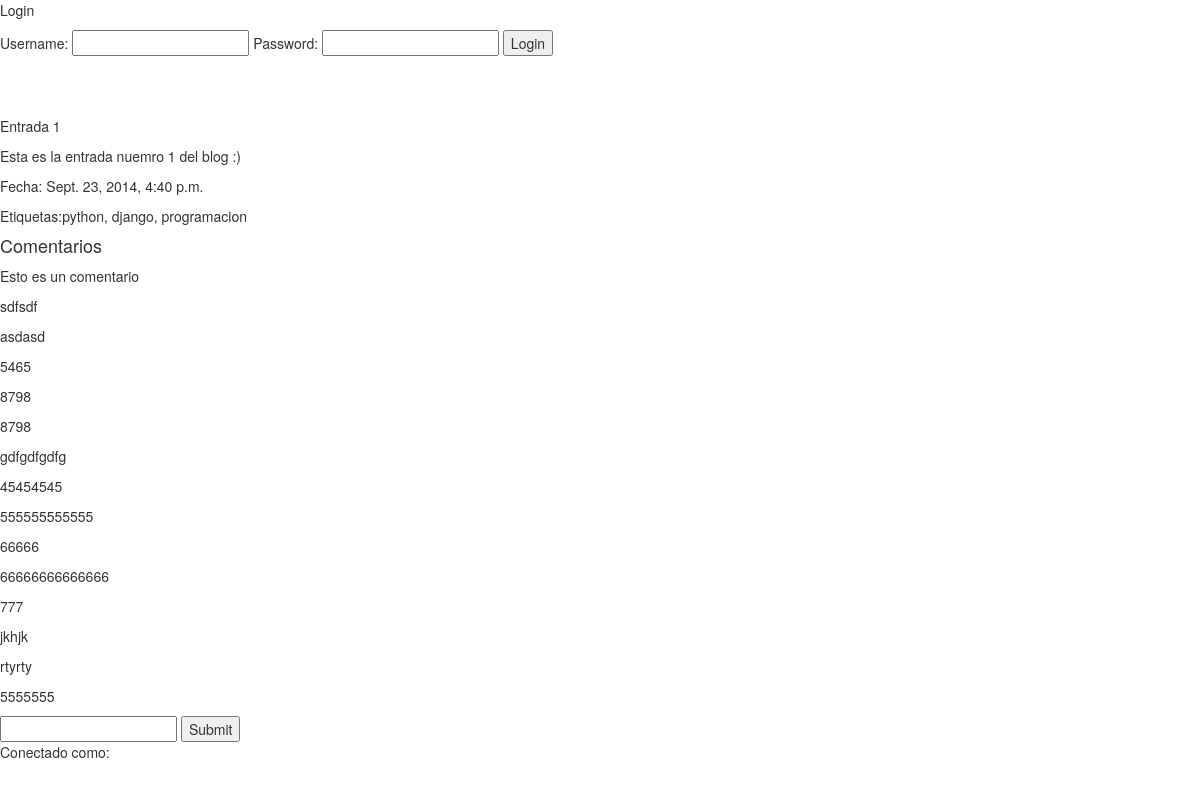
Before: /entradas/1 with the older database file.
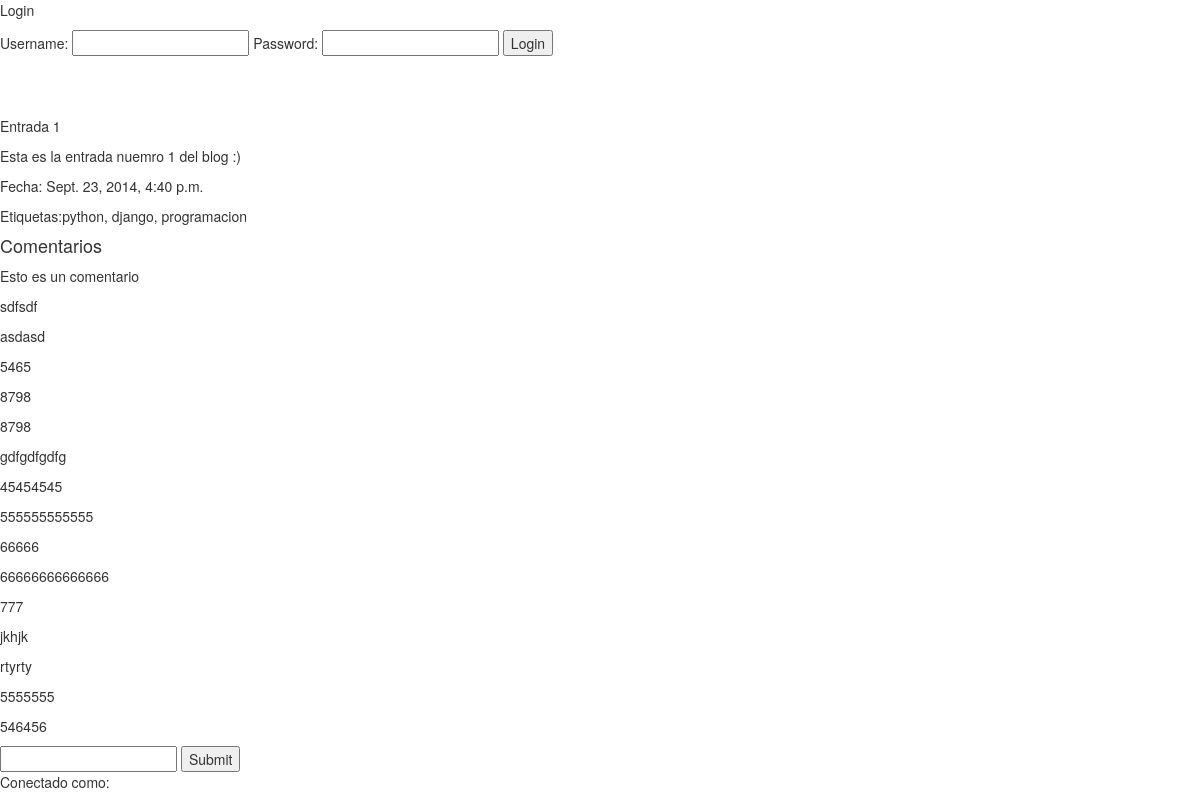
After: the same page with the newer database file.
### miblog/models.py (models this page shows)
class Comentario(models.Model):
    comentario_texto = models.CharField(max_length=200)
    comentario_fecha = models.DateTimeField(blank=True, null=True)
    usuario = models.ForeignKey(User)
    entrada = models.ForeignKey(Entrada)
    def __str__(self):
        return self.comentario_texto

### miblog/views.py (the view)
# urls.py: url(r'^(\d+)', views.entrada, name="entrada"),
def entrada(request,entrada_id):
    if request.method == 'POST':
        comentario = Comentario()
        comentario.comentario_texto = request.POST['comentario_texto']
        comentario.comentario_fecha = timezone.now()
        comentario.usuario = User.objects.get(username='wolvelopez')
        comentario.entrada = Entrada.objects.get(pk=request.POST['id'])
        comentario.save()
        if request.user.is_authenticated():
            usuario = User
        else:
            return HttpResponseRedirect('/accounts/login/')
    else:
        usuario = None
    if request.user.is_authenticated:
        usuario = 1
    else:
        usuario = 0
    entradaSel = Entrada.objects.get(id=entrada_id)
    comentarioSel = Comentario.objects.filter(entrada_id=entradaSel.id)
    print("entradaSel: %s" % entradaSel.id)
    print(comentarioSel)
    return render(request, 'entrada.html',
        {'entradaSel': entradaSel , 'comentarioSel': comentarioSel})

### miblog/templates/entrada.html (shortened to what this page needs)
{% extends 'index.html' %}
{% block contenido %}
		<p>{{ entradaSel.titulo }}</a></a></h2>
		<p>{{ entradaSel.texto|safe }}</p>
		<p>Fecha: {{ entradaSel.fecha }}</p>
		<p>Etiquetas:{{ entradaSel.etiquetas }}</p>
    <h4>Comentarios</h4>
    {% for comentario in comentarioSel %}
        <p>{{ comentario.comentario_texto}}</p>
    {% endfor %}
    <form action="/entradas/{{entradaSel.id}}" method="post">
        <input type="text" name="comentario_texto" >
        <input type="submit" value="Submit" />
    </form>
    {% if usuario == 1 %}
        <p>El usuario debe estar autenticado para poder comentar.</p>
        {% block authentication %}{% endblock %}
    {% else %}
        <p>Conectado como: {{ user.username }}</p>
    {% endif %}
{% endblock %}

Changed rows visible on the page:
added Comentario: comentario_texto "546456"
